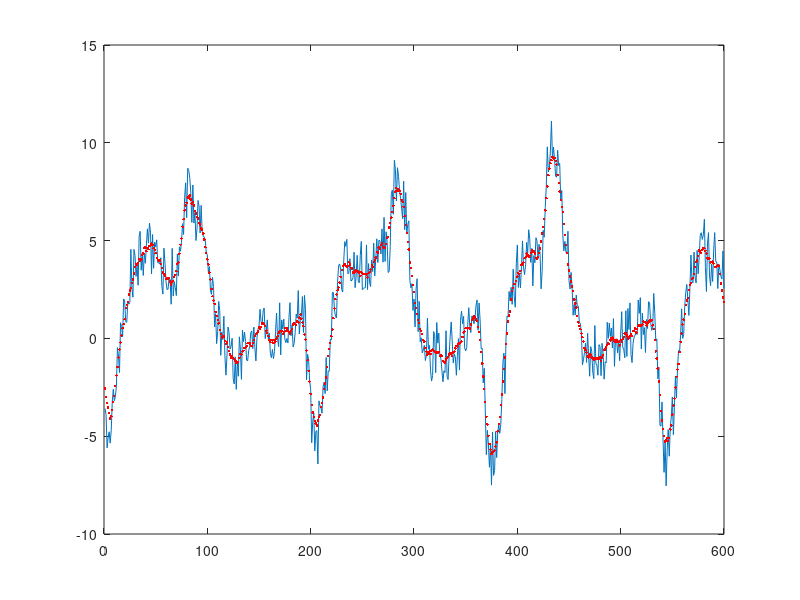

Write the MATLAB code that produced this figure.
%  x=[6.0 -1.3 -8.0 -11.7 -11.0 -6.0 1.3 8.0 11.7 11.0 6.0 -1.3];
%  n=0:11;
%  t=n*0.3;
%  plot(t,x)
%  title('sin wave sample');
%  xlabel('T(s)')
%  ylabel('y(t)')


% clear all
% clc
% 
% u=@(n) n>=0;
% d=@(n) n==0;
% 
% n=-20:20;
% f = 3 *d(n + 2) - d(n - 1) + 2 *d(n - 3);
% g=u(n+4)-u(n-3);
% a=conv(f,g,'same')
% stem(n,a)


load debug.txt
x=debug;
h = ones(1,11)/11;
y=conv(x,h)
plot(x)
length(x)
length(y)
hold on


y2 = y;
y2(1:5) = [];
y2(end-4:end) = [];

plot(y2,'r.')